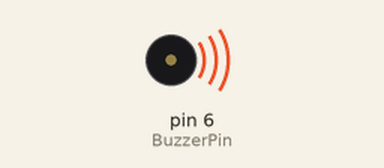
Recording of a sketch running on a simulated Arduino Uno, built with avr-gcc and run on an emulated ATmega328P. Shown: buzzer (waves = sounding, pin HIGH).

Above: at 0.5 s.
Timing chart, 0 to 4.6 s (numbered marks = the images above):
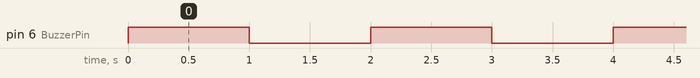

The sketch:

buzzer.ino
```cpp
//buzzer
#define BuzzerPin 6

void setup() {
 pinMode(BuzzerPin, OUTPUT);
}

void loop() {
  digitalWrite(BuzzerPin, OUTPUT);
  delay(1000);
  digitalWrite(BuzzerPin, LOW);
  delay(1000);
}
```

Measured:
- by itself, pin 6 (BuzzerPin): alternates HIGH for 1.0 s and LOW for 1.0 s
